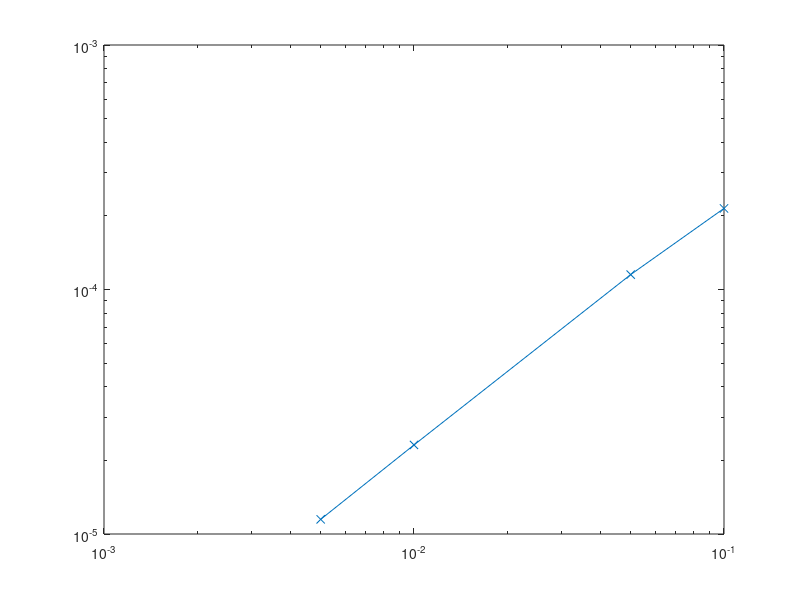

The MATLAB script that drew this image: (Note: this script raises an error after producing the figure.)
clear
close all
clc

%% Data

dt = [0.1, 0.05, 0.01, 0.005,0.001];

%for-loop implementation
h1 = [9.99465275695814626,...
    9.99455322465442109,...
    9.99446128138663070,...
    9.99444962527489444,...
    9.99443814714951451];

h2 = [9.96644518845135607,...
    9.96433435544512669,...
    9.96244104144809484,...
    9.96218944533607953,...
    9.96193403608311634];

%% Evaluation and plotting

thing = @(h) abs(h-h(end));
h1 = thing(h1);
h2 = thing(h2);

figure()
loglog(dt,h1,'-x')
dt = log(dt);
h1 = log(h1)
order = fit(dt(1:end-1)',h1(1:end-1)','poly1')